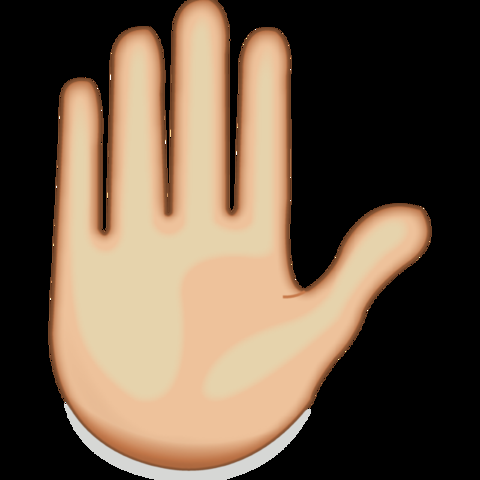
#> input picture images/paper.png, 480 x 480 px, given in place of the camera
$ python alarm.py
#> lines starting #> are read from the running program, lines starting #| are printed output that depends on the picture; after the words box and inside, x2 and y2 are one past the last pixel; in counts of white or black regions, pixels touching at a corner belong together
import cv2
import numpy as np
from datetime import datetime

# 시간과 분 입력 받기
hour = int(input('시를 입력하세요 (0-23): '))
#> the answer given: 3
minute = int(input('분을 입력하세요 (0-59): '))
#> the answer given: 3

target_time = datetime.now().replace(hour=hour, minute=minute, second=0, microsecond=0)


cap = cv2.VideoCapture(0)

while True:
    ret, frame = cap.read()
#> frame is the input picture: shape (480, 480, 3); mean B, G, R 69.7, 88.1, 106.5
    if not ret:
        break

    # 현재 시간 가져오기
    now = datetime.now()

    # 손 모양을 검출하기 위해 피부색 범위 지정
    lower_skin = np.array([0, 48, 80], dtype=np.uint8)
    upper_skin = np.array([20, 255, 255], dtype=np.uint8)

    # 이미지를 HSV 색 공간으로 변환
    hsv = cv2.cvtColor(frame, cv2.COLOR_BGR2HSV)
#> hsv: shape (480, 480, 3); mean H, S, V 8, 45.1, 106.6

    # 지정한 피부색 범위 내의 픽셀만 추출
    mask = cv2.inRange(hsv, lower_skin, upper_skin)
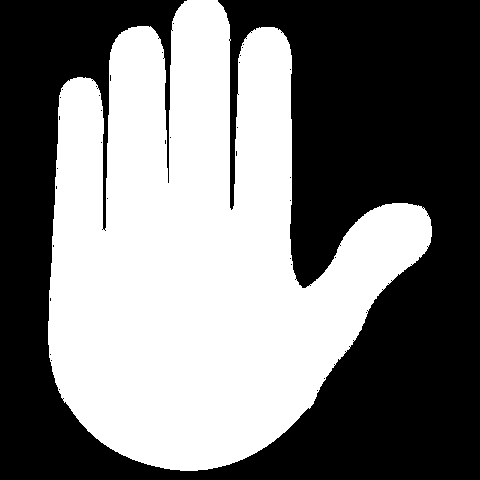
#> mask: shape (480, 480); 47.5% white; 1 white region, box (x1, y1, x2, y2) and area: (48, 0, 432, 471) 109418

    # 노이즈 제거를 위해 모폴로지 연산 적용
    kernel = np.ones((5, 5), np.uint8)
    mask = cv2.morphologyEx(mask, cv2.MORPH_OPEN, kernel)
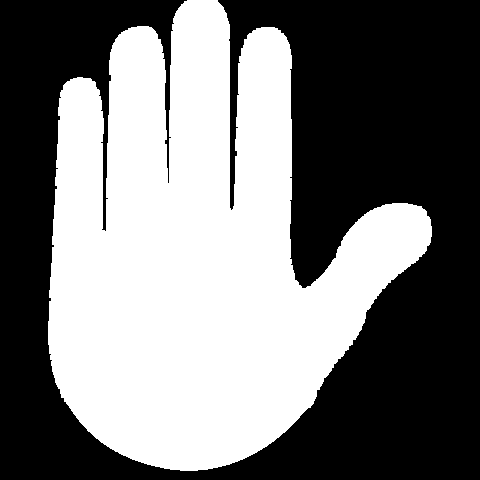
#> mask: shape (480, 480); 47.4% white; 1 white region

    # 손 모양의 윤곽을 찾기 위해 외곽선 검출
    contours, _ = cv2.findContours(mask.copy(), cv2.RETR_EXTERNAL, cv2.CHAIN_APPROX_SIMPLE)
#> contours = 1 contour; box (x1, y1, x2, y2) and area: (48, 0, 432, 471) 107980

    # 윤곽선을 따라 손 모양 그리기
    if len(contours) > 0:
        max_contour = max(contours, key=cv2.contourArea)
#> max_contour = contour of 723 points, box (x1, y1, x2, y2) (48, 0, 432, 471), area 107980
        cv2.drawContours(frame, [max_contour], -1, (0, 255, 0), 2)
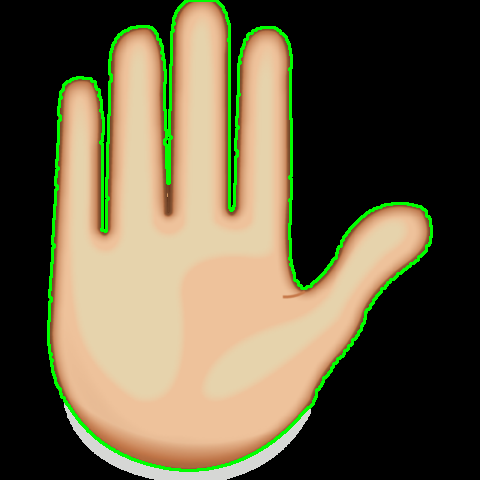
#> frame: shape (480, 480, 3); 3.58% of pixels changed, all inside (x1, y1, x2, y2) = (47, 0, 433, 472)

    cv2.imshow('Hand Detection', frame)

    if cv2.waitKey(1) & 0xFF == 27:
#> (key Esc is pressed here)
        break

cap.release()
cv2.destroyAllWindows()
